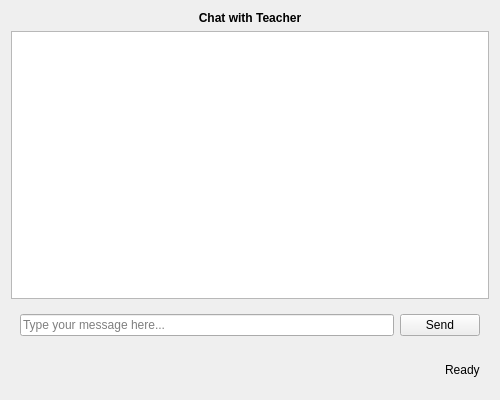
<?xml version="1.0" encoding="UTF-8"?>
<ui version="4.0">
 <class>ChatClientWidget</class>
 <widget class="QWidget" name="ChatClientWidget">
  <property name="geometry">
   <rect>
    <x>0</x>
    <y>0</y>
    <width>500</width>
    <height>400</height>
   </rect>
  </property>
  <property name="windowTitle">
   <string>Veyon Chat - Student</string>
  </property>
  <property name="windowIcon">
   <iconset resource="../resources/chat.qrc">
    <normaloff>:/chat/icons/chat.png</normaloff>:/chat/icons/chat.png</iconset>
  </property>
  <layout class="QVBoxLayout" name="verticalLayout">
   <item>
    <widget class="QLabel" name="chatLabel">
     <property name="text">
      <string>Chat with Teacher</string>
     </property>
     <property name="font">
      <font>
       <weight>75</weight>
       <bold>true</bold>
      </font>
     </property>
     <property name="alignment">
      <set>Qt::AlignCenter</set>
     </property>
    </widget>
   </item>
   <item>
    <widget class="QTextEdit" name="chatDisplay">
     <property name="readOnly">
      <bool>true</bool>
     </property>
    </widget>
   </item>
   <item>
    <widget class="QWidget" name="messagePanel">
     <layout class="QHBoxLayout" name="messageLayout">
      <item>
       <widget class="QLineEdit" name="messageInput">
        <property name="placeholderText">
         <string>Type your message here...</string>
        </property>
       </widget>
      </item>
      <item>
       <widget class="QPushButton" name="sendButton">
        <property name="text">
         <string>Send</string>
        </property>
        <property name="toolTip">
         <string>Send message (Ctrl+Enter)</string>
        </property>
       </widget>
      </item>
     </layout>
    </widget>
   </item>
   <item>
    <widget class="QWidget" name="statusPanel">
     <layout class="QHBoxLayout" name="statusLayout">
      <item>
       <spacer name="horizontalSpacer">
        <property name="orientation">
         <enum>Qt::Horizontal</enum>
        </property>
        <property name="sizeHint" stdset="0">
         <size>
          <width>40</width>
          <height>20</height>
         </size>
        </property>
       </spacer>
      </item>
      <item>
       <widget class="QLabel" name="statusLabel">
        <property name="text">
         <string>Ready</string>
        </property>
       </widget>
      </item>
     </layout>
    </widget>
   </item>
  </layout>
 </widget>
 <resources>
  <include location="../resources/chat.qrc"/>
 </resources>
 <connections/>
</ui>
